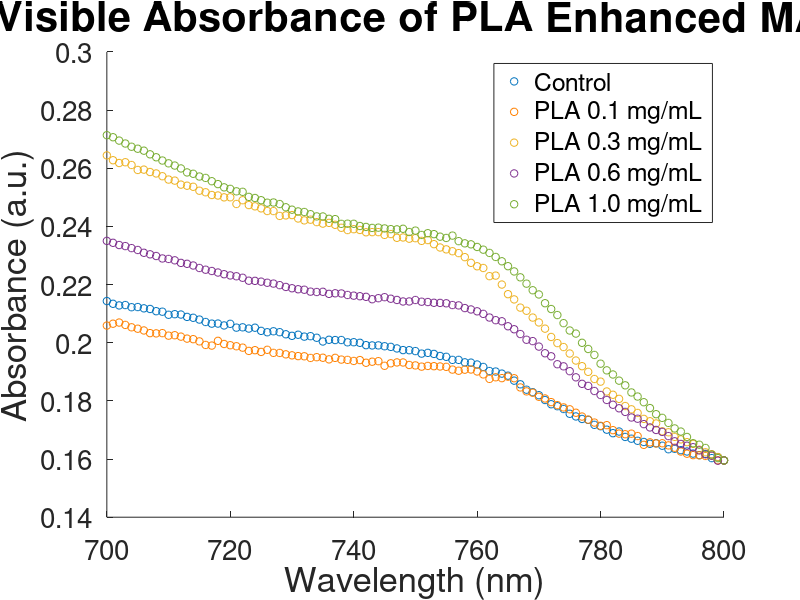

Recreate this plot in MATLAB. (Note: this script raises an error after producing the figure.)
clear

x = [800
799
798
797
796
795
794
793
792
791
790
789
788
787
786
785
784
783
782
781
780
779
778
777
776
775
774
773
772
771
770
769
768
767
766
765
764
763
762
761
760
759
758
757
756
755
754
753
752
751
750
749
748
747
746
745
744
743
742
741
740
739
738
737
736
735
734
733
732
731
730
729
728
727
726
725
724
723
722
721
720
719
718
717
716
715
714
713
712
711
710
709
708
707
706
705
704
703
702
701
700]

Cont = [0.159517
0.160654
0.160325
0.161784
0.161342
0.161869
0.162596
0.163057
0.163527
0.16337
0.164579
0.165434
0.165239
0.165871
0.166278
0.166999
0.1676
0.169458
0.168897
0.170097
0.171286
0.171766
0.173467
0.173784
0.174648
0.175559
0.177205
0.17817
0.178847
0.180301
0.181953
0.182982
0.18384
0.185701
0.186957
0.188667
0.189373
0.19009
0.190263
0.191665
0.19251
0.193149
0.193252
0.194096
0.194097
0.195151
0.195435
0.196144
0.196509
0.196253
0.197124
0.197429
0.197464
0.198032
0.198572
0.198786
0.199081
0.199065
0.199161
0.199964
0.200174
0.200137
0.200927
0.200917
0.201008
0.200422
0.201703
0.202249
0.202094
0.202744
0.202363
0.202904
0.203621
0.203931
0.203599
0.204075
0.20516
0.204869
0.205294
0.205185
0.206495
0.205936
0.206584
0.206559
0.207121
0.207961
0.208573
0.208875
0.209689
0.209808
0.209607
0.210665
0.210839
0.211602
0.211821
0.212265
0.212206
0.212953
0.212823
0.213386
0.214327]

PLA01 = [0.159517
0.15959
0.161625
0.161059
0.161298
0.161348
0.161839
0.162594
0.163891
0.164693
0.165428
0.165364
0.165742
0.164882
0.167907
0.168724
0.168535
0.168749
0.169939
0.171657
0.171429
0.17254
0.17355
0.17461
0.175919
0.177103
0.177757
0.178549
0.179578
0.180829
0.181418
0.182812
0.183267
0.184625
0.187783
0.188331
0.187819
0.188118
0.187557
0.189103
0.190114
0.190793
0.190726
0.190362
0.190758
0.191701
0.191832
0.19193
0.192016
0.191778
0.192194
0.192347
0.193204
0.193225
0.192921
0.192066
0.193652
0.193467
0.193104
0.194034
0.193731
0.194093
0.194197
0.194792
0.194274
0.194834
0.195028
0.194764
0.195335
0.195398
0.195658
0.196003
0.196482
0.196509
0.19756
0.196831
0.197432
0.19718
0.198307
0.198786
0.199137
0.199563
0.200642
0.199012
0.199233
0.200456
0.201222
0.201409
0.202094
0.202579
0.20243
0.203295
0.203211
0.2033
0.204213
0.204814
0.205302
0.20612
0.206935
0.206538
0.205893]

PLA03 = [0.159517
0.160696
0.161157
0.162323
0.163201
0.165213
0.165798
0.166754
0.167616
0.169205
0.169538
0.172231
0.172995
0.17381
0.175853
0.177103
0.17823
0.180694
0.182103
0.183235
0.18662
0.187521
0.189987
0.191935
0.193873
0.196281
0.198509
0.19987
0.201976
0.204835
0.206975
0.208645
0.210984
0.212068
0.214889
0.216696
0.219998
0.223073
0.222886
0.225695
0.226289
0.227471
0.229421
0.230815
0.231458
0.232098
0.232741
0.233891
0.235296
0.235014
0.235944
0.235765
0.23619
0.236072
0.237362
0.237074
0.238026
0.238023
0.237976
0.238769
0.239038
0.238738
0.239521
0.240543
0.241208
0.240955
0.241469
0.242307
0.242069
0.242717
0.24389
0.243776
0.243594
0.245267
0.245281
0.246198
0.246892
0.247331
0.248998
0.247704
0.250009
0.249984
0.25062
0.25079
0.251731
0.252265
0.253617
0.253987
0.254363
0.255739
0.256099
0.257248
0.2582
0.258693
0.259517
0.259402
0.261107
0.262057
0.261793
0.26275
0.264408]

PLA06 = [0.159517
0.159438
0.161142
0.161628
0.162963
0.164066
0.164593
0.165189
0.166104
0.167895
0.169333
0.169999
0.170867
0.172009
0.173865
0.174285
0.176205
0.177451
0.178671
0.180319
0.182029
0.183397
0.185147
0.18586
0.188102
0.190209
0.191878
0.192604
0.195331
0.196374
0.19867
0.200548
0.201017
0.202982
0.204631
0.205659
0.207375
0.207749
0.208658
0.209919
0.210797
0.211431
0.211912
0.212832
0.212952
0.213556
0.213685
0.213726
0.213988
0.214101
0.214686
0.214191
0.214179
0.214703
0.215126
0.21566
0.21531
0.214957
0.215773
0.215989
0.216182
0.216415
0.21693
0.216998
0.216794
0.217507
0.217437
0.217565
0.218216
0.218384
0.218728
0.219177
0.219797
0.220331
0.220616
0.220999
0.221267
0.221322
0.222334
0.22285
0.223137
0.223555
0.224137
0.224658
0.225103
0.225697
0.226549
0.22713
0.227444
0.228333
0.228803
0.228971
0.229814
0.230396
0.230921
0.231885
0.232532
0.233224
0.233589
0.234352
0.235008];

PLA10 = [0.159517
0.160306
0.161531
0.163802
0.164925
0.165437
0.167593
0.169449
0.170527
0.172423
0.174162
0.175428
0.177527
0.17954
0.181494
0.182896
0.185344
0.186957
0.189074
0.190502
0.192791
0.195794
0.197845
0.199969
0.203138
0.204199
0.206722
0.209511
0.211582
0.213583
0.216593
0.218042
0.220307
0.222483
0.22451
0.226314
0.228003
0.229486
0.230873
0.231993
0.232924
0.233826
0.23417
0.234927
0.236828
0.236021
0.236465
0.237335
0.237652
0.237052
0.238549
0.238065
0.239178
0.238973
0.239048
0.239296
0.239569
0.239471
0.239808
0.240131
0.240891
0.240925
0.24087
0.242497
0.242603
0.243408
0.243435
0.244194
0.244949
0.245142
0.245745
0.246576
0.247686
0.248216
0.248142
0.248999
0.249762
0.250147
0.251886
0.252054
0.2529
0.253425
0.254543
0.255534
0.256665
0.257147
0.258088
0.258558
0.259922
0.260916
0.261679
0.262645
0.263769
0.264781
0.266034
0.266703
0.267386
0.268492
0.2695
0.270653
0.271361]


%____________________________________________________________________________%

fig = scatter(x,Cont, 30, [ 0    0.4470    0.7410]); 
hold on 
scatter(x,PLA01, 30, [1.0, 0.5, 0.0]);
scatter(x,PLA03, 30, [    0.9290    0.6940    0.1250]);
scatter(x,PLA06, 30, [0.4940    0.1840    0.5560]);
scatter(x,PLA10, 30, [  0.4660    0.6740    0.1880]);

set(gca,'fontsize',20)

title('UV-Visible Absorbance of PLA Enhanced MAPbI_3', 'FontSize', 30);
set(xlabel('Wavelength (nm)', 'FontSize', 25));
set(ylabel('Absorbance (a.u.)', 'FontSize', 25));


lng = legend('Control', 'PLA 0.1 mg/mL', 'PLA 0.3 mg/mL', 'PLA 0.6 mg/mL', 'PLA 1.0 mg/mL')
lng.FontSize = 20;
fig = gcf;
fig.PaperUnits = 'inches';
fig.PaperPosition = [ 0 0 12 10];
print('PLA700-800', '-dpng', '-r0');

